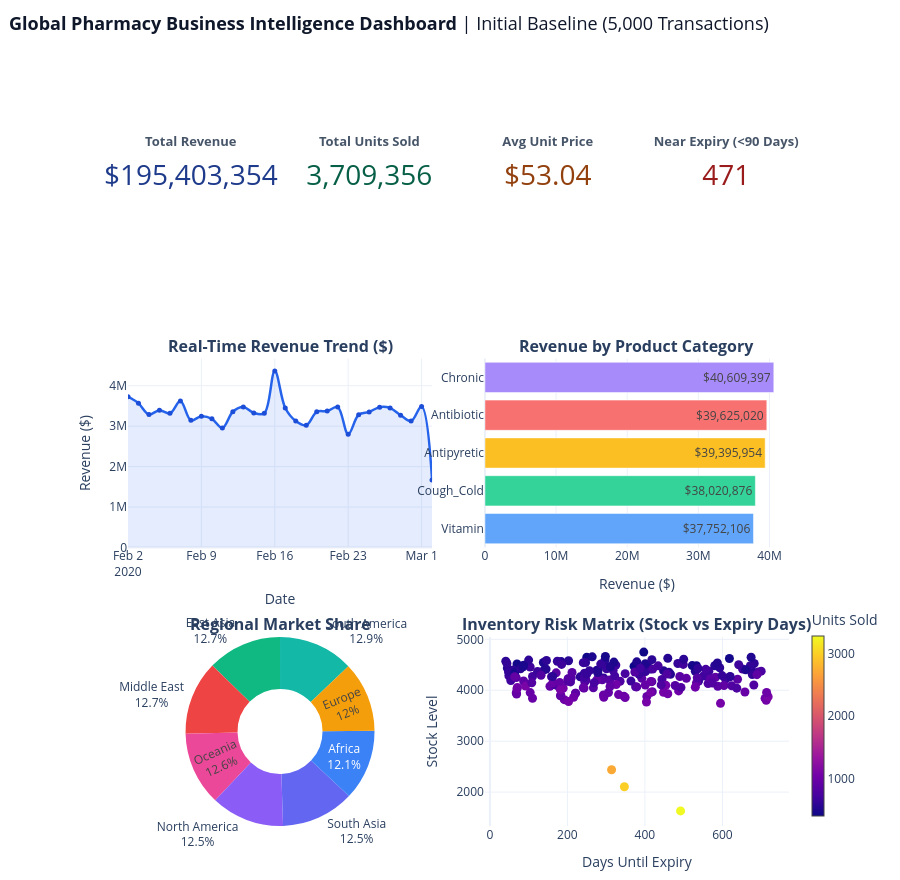

The notebook cell saved with this chart:
### Code cell
# Display initial baseline interactive BI dashboard
baseline_data = df.head(5000)
dashboard_fig = create_bi_dashboard(baseline_data, stream_status="Initial Baseline (5,000 Transactions)")
dashboard_fig.show()

### Figure 1 — Plotly figure (JSON) as saved in the notebook; plotly's stock layout.template omitted (floating-point values rounded to 4 significant figures; data arrays with more than 128 entries replaced by an {"elided": "..."} marker saying what was removed)
{"data": [{"domain": {"x": [0, 0.19], "y": [0.7467, 1]}, "mode": "number", "number": {"font": {"color": "#1E3A8A", "size": 28}, "prefix": "$", "valueformat": ",.0f"}, "title": {"font": {"color": "#475569", "size": 13}, "text": "<b>Total Revenue</b>"}, "type": "indicator", "value": 195400000.0}, {"domain": {"x": [0.27, 0.46], "y": [0.7467, 1]}, "mode": "number", "number": {"font": {"color": "#065F46", "size": 28}, "valueformat": ",.0f"}, "title": {"font": {"color": "#475569", "size": 13}, "text": "<b>Total Units Sold</b>"}, "type": "indicator", "value": 3709356}, {"domain": {"x": [0.54, 0.73], "y": [0.7467, 1]}, "mode": "number", "number": {"font": {"color": "#92400E", "size": 28}, "prefix": "$", "valueformat": ".2f"}, "title": {"font": {"color": "#475569", "size": 13}, "text": "<b>Avg Unit Price</b>"}, "type": "indicator", "value": 53.04}, {"domain": {"x": [0.81, 1], "y": [0.7467, 1]}, "mode": "number", "number": {"font": {"color": "#991B1B", "size": 28}, "valueformat": ",.0f"}, "title": {"font": {"color": "#475569", "size": 13}, "text": "<b>Near Expiry (<90 Days)</b>"}, "type": "indicator", "value": 471}, {"fill": "tozeroy", "fillcolor": "rgba(37, 99, 235, 0.12)", "hovertemplate": "<b>Date:</b> %{x|%Y-%m-%d}<br><b>Revenue:</b> $%{y:,.0f}<extra></extra>", "line": {"color": "#2563EB", "shape": "spline", "width": 2.5}, "marker": {"color": "#1D4ED8", "size": 5}, "mode": "lines+markers", "name": "Revenue Trend", "type": "scatter", "x": ["2020-02-02T00:00:00.000000000", "2020-02-03T00:00:00.000000000", "2020-02-04T00:00:00.000000000", "2020-02-05T00:00:00.000000000", "2020-02-06T00:00:00.000000000", "2020-02-07T00:00:00.000000000", "2020-02-08T00:00:00.000000000", "2020-02-09T00:00:00.000000000", "2020-02-10T00:00:00.000000000", "2020-02-11T00:00:00.000000000", "2020-02-12T00:00:00.000000000", "2020-02-13T00:00:00.000000000", "2020-02-14T00:00:00.000000000", "2020-02-15T00:00:00.000000000", "2020-02-16T00:00:00.000000000", "2020-02-17T00:00:00.000000000", "2020-02-18T00:00:00.000000000", "2020-02-19T00:00:00.000000000", "2020-02-20T00:00:00.000000000", "2020-02-21T00:00:00.000000000", "2020-02-22T00:00:00.000000000", "2020-02-23T00:00:00.000000000", "2020-02-24T00:00:00.000000000", "2020-02-25T00:00:00.000000000", "2020-02-26T00:00:00.000000000", "2020-02-27T00:00:00.000000000", "2020-02-28T00:00:00.000000000", "2020-02-29T00:00:00.000000000", "2020-03-01T00:00:00.000000000", "2020-03-02T00:00:00.000000000"], "xaxis": "x", "y": [3729000.0, 3564000.0, 3290000.0, 3396000.0, 3317000.0, 3623000.0, 3145000.0, 3247000.0, 3183000.0, 2953000.0, 3356000.0, 3474000.0, 3325000.0, 3318000.0, 4362000.0, 3448000.0, 3128000.0, 3022000.0, 3355000.0, 3372000.0, 3472000.0, 2801000.0, 3282000.0, 3352000.0, 3471000.0, 3447000.0, 3271000.0, 3125000.0, 3485000.0, 1666000.0], "yaxis": "y"}, {"hovertemplate": "<b>%{y}:</b> $%{x:,.0f}<extra></extra>", "marker": {"color": ["#60A5FA", "#34D399", "#FBBF24", "#F87171", "#A78BFA"]}, "name": "Categories", "orientation": "h", "text": ["$37,752,106", "$38,020,876", "$39,395,954", "$39,625,020", "$40,609,397"], "textposition": "auto", "type": "bar", "x": [37750000.0, 38020000.0, 39400000.0, 39630000.0, 40610000.0], "xaxis": "x2", "y": ["Vitamin", "Cough_Cold", "Antipyretic", "Antibiotic", "Chronic"], "yaxis": "y2"}, {"domain": {"x": [0, 0.46], "y": [0, 0.2533]}, "hole": 0.45, "hovertemplate": "<b>%{label}</b><br>Revenue: $%{value:,.0f}<br>Share: %{percent}<extra></extra>", "labels": ["Africa", "East Asia", "Europe", "Middle East", "North America", "Oceania", "South America", "South Asia"], "marker": {"colors": ["#3B82F6", "#10B981", "#F59E0B", "#EF4444", "#8B5CF6", "#EC4899", "#14B8A6", "#6366F1"]}, "name": "Regions", "textinfo": "percent+label", "type": "pie", "values": [23660000.0, 24840000.0, 23470000.0, 24740000.0, 24500000.0, 24620000.0, 25120000.0, 24450000.0]}, {"hovertemplate": "<b>Medicine:</b> %{text}<br><b>Days to Expiry:</b> %{x}<br><b>Stock:</b> %{y:,.0f}<extra></extra>", "marker": {"color": {"elided": "200 int values"}, "colorbar": {"len": 0.3, "thickness": 12, "title": {"text": "Units Sold"}, "x": 1.02, "y": 0.15}, "colorscale": [[0, "#0d0887"], [0.1111, "#46039f"], [0.2222, "#7201a8"], [0.3333, "#9c179e"], [0.4444, "#bd3786"], [0.5556, "#d8576b"], [0.6667, "#ed7953"], [0.7778, "#fb9f3a"], [0.8889, "#fdca26"], [1, "#f0f921"]], "showscale": true, "size": 9}, "mode": "markers", "name": "Stock Health", "text": {"elided": "200 str values"}, "type": "scatter", "x": {"elided": "200 int values"}, "xaxis": "x3", "y": {"elided": "200 int values"}, "yaxis": "y3"}], "layout": {"annotations": [{"font": {"size": 16}, "showarrow": false, "text": "<b>Real-Time Revenue Trend ($)</b>", "x": 0.23, "xanchor": "center", "xref": "paper", "y": 0.6267, "yanchor": "bottom", "yref": "paper"}, {"font": {"size": 16}, "showarrow": false, "text": "<b>Revenue by Product Category</b>", "x": 0.77, "xanchor": "center", "xref": "paper", "y": 0.6267, "yanchor": "bottom", "yref": "paper"}, {"font": {"size": 16}, "showarrow": false, "text": "<b>Regional Market Share</b>", "x": 0.23, "xanchor": "center", "xref": "paper", "y": 0.2533, "yanchor": "bottom", "yref": "paper"}, {"font": {"size": 16}, "showarrow": false, "text": "<b>Inventory Risk Matrix (Stock vs Expiry Days)</b>", "x": 0.77, "xanchor": "center", "xref": "paper", "y": 0.2533, "yanchor": "bottom", "yref": "paper"}], "height": 880, "margin": {"b": 40, "l": 50, "r": 50, "t": 80}, "showlegend": false, "title": {"font": {"color": "#0F172A", "size": 18}, "text": "<b>Global Pharmacy Business Intelligence Dashboard</b> | Initial Baseline (5,000 Transactions)", "x": 0.01, "y": 0.98}, "xaxis": {"anchor": "y", "domain": [0, 0.46], "title": {"text": "Date"}}, "xaxis2": {"anchor": "y2", "domain": [0.54, 1], "title": {"text": "Revenue ($)"}}, "xaxis3": {"anchor": "y3", "domain": [0.54, 1], "title": {"text": "Days Until Expiry"}}, "yaxis": {"anchor": "x", "domain": [0.3733, 0.6267], "title": {"text": "Revenue ($)"}}, "yaxis2": {"anchor": "x2", "domain": [0.3733, 0.6267]}, "yaxis3": {"anchor": "x3", "domain": [0, 0.2533], "title": {"text": "Stock Level"}}}}
